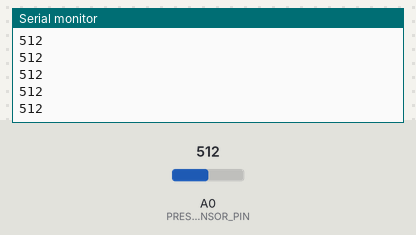
Simulated run of this sketch. Board: Arduino Uno, built with avr-gcc and run on an emulated ATmega328P. On the bench: the last lines printed to the serial monitor. The inputs (shaded band) are chosen by the test bench; at power-on: A0 (PRESSURESENSOR_PIN) = 512.

Above: at 1.2 s.
1.3 s: A0 (PRESSURESENSOR_PIN) set to 716
At 1.56 s:
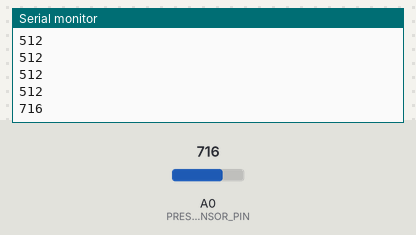
2.8 s: A0 (PRESSURESENSOR_PIN) set to 900
At 2.96 s:
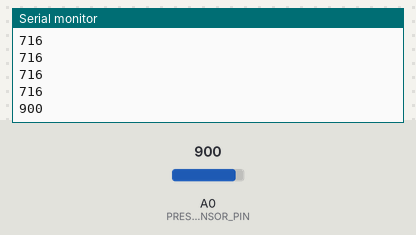
Timing chart, 0 to 5.8 s (numbered marks = the images above; inputs shaded):
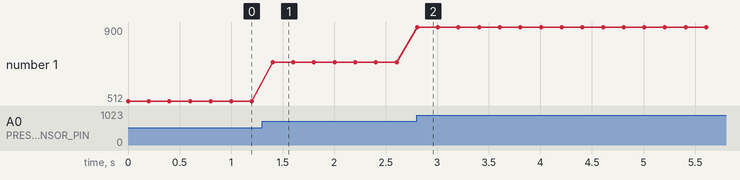

Measured:
- after the input at 1.3 s, the serial monitor: prints a new line after 0.10 s (image 1)
- after the input at 2.8 s, the serial monitor: prints a new line at once (image 2)
- plotted number 1: 512 → 716 after the input at 1.3 s, 716 → 900 after the input at 2.8 s

The sketch:

try_pressureSensor.ino
```cpp
#define PRESSURESENSOR_PIN A0

void setup() {
  Serial.begin(9600);
  pinMode(PRESSURESENSOR_PIN, INPUT);
}

void loop() {
  Serial.println(analogRead(PRESSURESENSOR_PIN));
  delay(200);
}
```
